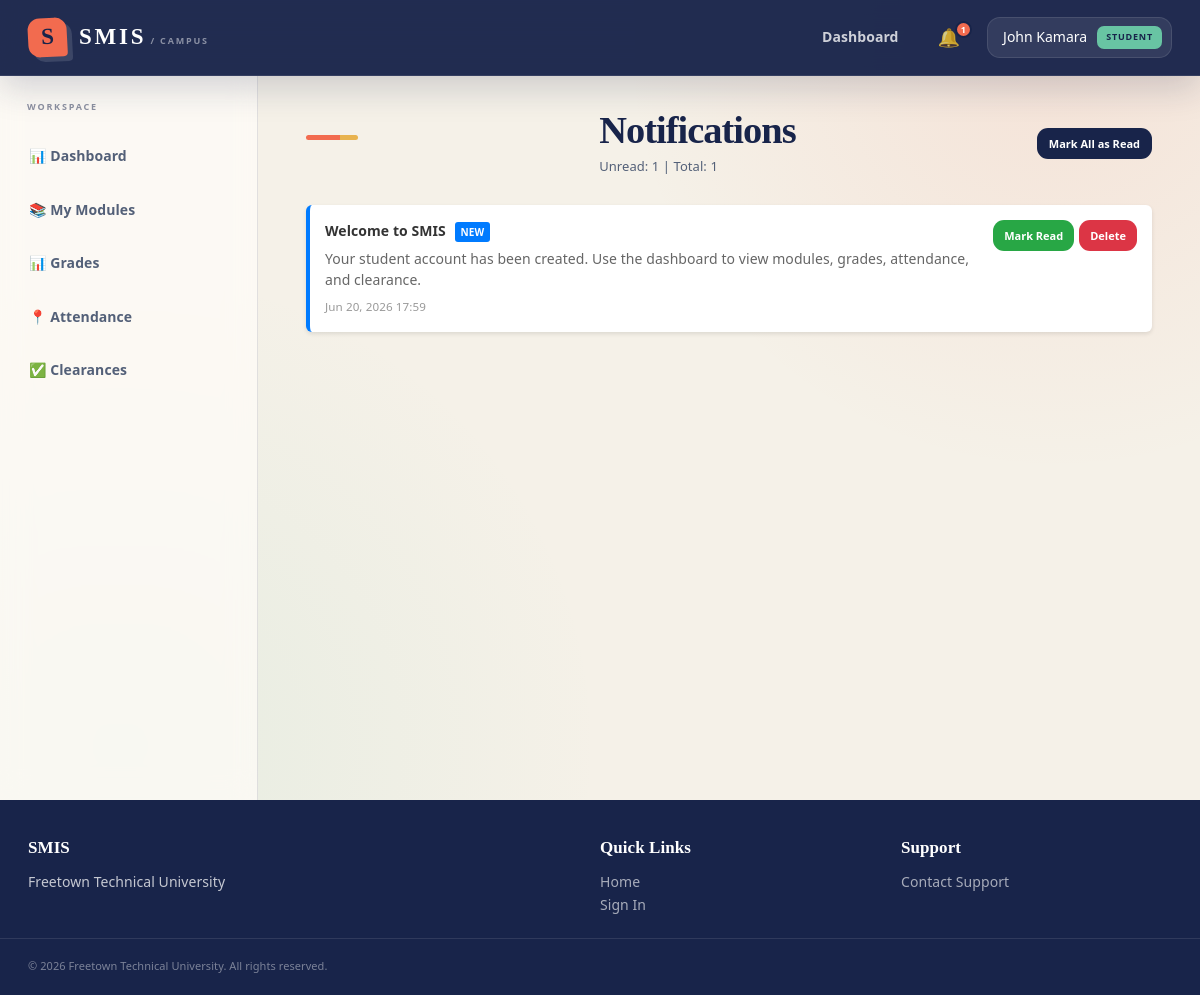
/notifications.php (signed in), run on the app's committed database.
### tables this page shows
CREATE TABLE users (
  id INT UNSIGNED AUTO_INCREMENT PRIMARY KEY,
  name VARCHAR(120) NOT NULL,
  email VARCHAR(150) NOT NULL UNIQUE,
  password VARCHAR(255) NOT NULL,
  role ENUM('admin','student','lecturer','finance') NOT NULL,
  status ENUM('active','inactive') NOT NULL DEFAULT 'active',
  last_login_at DATETIME NULL,
  created_at DATETIME NOT NULL DEFAULT CURRENT_TIMESTAMP,
  updated_at DATETIME NULL ON UPDATE CURRENT_TIMESTAMP,
  INDEX idx_users_role (role),
  INDEX idx_users_status (status)
);

CREATE TABLE notifications (
  id INT UNSIGNED AUTO_INCREMENT PRIMARY KEY,
  user_id INT UNSIGNED NOT NULL,
  title VARCHAR(150) NOT NULL,
  message TEXT NOT NULL,
  is_read TINYINT(1) NOT NULL DEFAULT 0,
  created_at DATETIME NOT NULL DEFAULT CURRENT_TIMESTAMP,
  CONSTRAINT fk_notifications_user FOREIGN KEY (user_id) REFERENCES users(id) ON DELETE CASCADE,
  INDEX idx_notifications_user_read (user_id, is_read)
);

### config/database.php (called while the page is built)
<?php
return [
    'host' => 'localhost',
    'port' => '3306',
    'database' => 'smis_db',
    'username' => 'root',
    'password' => '',
    'charset' => 'utf8mb4',
];

### includes/database.php (called while the page is built, shortened)
<?php
function db(): PDO
{
    static $pdo = null;
    if ($pdo instanceof PDO) {
        return $pdo;
    }
    $config = require __DIR__ . '/../config/database.php';
    $dsn = sprintf(
        'mysql:host=%s;port=%s;dbname=%s;charset=%s',
        $config['host'],
        $config['port'],
        $config['database'],
        $config['charset']
    );
    $pdo = new PDO($dsn, $config['username'], $config['password'], [
        PDO::ATTR_ERRMODE => PDO::ERRMODE_EXCEPTION,
        PDO::ATTR_DEFAULT_FETCH_MODE => PDO::FETCH_ASSOC,
        PDO::ATTR_EMULATE_PREPARES => false,
    ]);
    return $pdo;
}
function db_statement(string $sql, array $params = []): PDOStatement
{
    $statement = db()->prepare($sql);
    $statement->execute($params);
    return $statement;
}
function db_all(string $sql, array $params = []): array
{
    return db_statement($sql, $params)->fetchAll();
}
function db_one(string $sql, array $params = []): ?array
{
    $row = db_statement($sql, $params)->fetch();
    return $row === false ? null : $row;
}
function db_value(string $sql, array $params = []): mixed
{
    $value = db_statement($sql, $params)->fetchColumn();
    return $value === false ? null : $value;
}

### includes/functions.php (called while the page is built, shortened)
<?php
function app_config(?string $key = null, mixed $default = null): mixed
{
    static $config = null;
    if ($config === null) {
        $config = require __DIR__ . '/../config/app.php';
    }
    $value = $config;
    foreach (explode('.', $key) as $part) {
        $value = $value[$part];
    }
    return $value;
}
function e(mixed $value): string
{
    return htmlspecialchars((string) $value, ENT_QUOTES, 'UTF-8');
}
function url(string $path = ''): string
{
    $base = rtrim((string) app_config('base_url', ''), '/');
    $path = ltrim($path, '/');
    return $path === '' ? ($base === '' ? '/' : $base) : $base . '/' . $path;
}
function query(string $key, mixed $default = ''): mixed
{
    return $_GET[$key] ?? $default;
}
function format_datetime(?string $date): string
{
    return date('M d, Y H:i', strtotime($date));
}
function formatDateTime(?string $date): string
{
    return format_datetime($date);
}

### includes/auth.php (called while the page is built, shortened)
<?php
function current_user(): ?array
{
    static $user = null;
    if ($user === null) {
        $user = db_one('SELECT id, name, email, role, status, last_login_at FROM users WHERE id = :id', [
            'id' => $_SESSION['user_id'],
        ]);
    }
    return $user;
}
function role_home(string $role): string
{
    return match ($role) {
        'admin' => 'admin/dashboard.php',
        'lecturer' => 'lecturer/dashboard.php',
        'finance' => 'finance/dashboard.php',
        'student' => 'student/dashboard.php',
        default => 'login.php',
    };
}

### includes/middleware.php (called while the page is built, shortened)
<?php
function require_login(): void
{
    if (!current_user()) {
        set_flash('error', 'Please sign in to continue.');
        redirect('login.php');
    }
}

### includes/pagination.php (called while the page is built, shortened)
<?php
function pagination_meta(int $total, int $page, int $perPage): array
{
    $pages = max(1, (int) ceil($total / $perPage));
    $page = min(max(1, $page), $pages);
    return [
        'total' => $total,
        'page' => $page,
        'pages' => $pages,
        'per_page' => $perPage,
        'offset' => ($page - 1) * $perPage,
    ];
}

### notifications.php (the view, shortened to what this page needs)
<?php
require_login();
$total = (int) db_value('SELECT COUNT(*) FROM notifications WHERE user_id = :id', ['id' => current_user()['id']]);
$page = max(1, (int) query('page', 1));
$per_page = 10;
$meta = pagination_meta($total, $page, $per_page);
$notifications = db_all('
    SELECT id, title, message, is_read, created_at
    FROM notifications
    WHERE user_id = :id
    ORDER BY created_at DESC
    LIMIT :limit OFFSET :offset
', [
    'id' => current_user()['id'],
    'limit' => $per_page,
    'offset' => $meta['offset']
]);
?>
<?php include __DIR__ . '/includes/header.php'; ?>
<div class="page-header" style="display: flex; justify-content: space-between; align-items: center;">
    <div>
        <h1>Notifications</h1>
        <p>Unread: <?= $unread_count ?> | Total: <?= $total ?></p>
    </div>
    <?php if ($unread_count > 0): ?>
        <form method="POST" style="display: inline;">
            <button type="submit" class="btn btn-sm btn-secondary">Mark All as Read</button>
        </form>
    <?php endif; ?>
</div>
<?php if (!empty($notifications)): ?>
    <div style="display: grid; gap: 10px;">
        <?php foreach ($notifications as $notification): ?>
            <div class="notification-item <?= $notification['is_read'] ? '' : 'unread' ?>" style="
                background: white;
                padding: 15px;
                border-radius: 6px;
                border-left: 4px solid <?= $notification['is_read'] ? '#dee2e6' : '#007bff' ?>;
                box-shadow: 0 2px 4px rgba(0, 0, 0, 0.1);
            ">
                <div style="display: flex; justify-content: space-between; align-items: start;">
                    <div style="flex: 1;">
                        <h4 style="margin: 0 0 5px 0; color: #333;">
                            <?= e($notification['title']) ?>
                            <?php if (!$notification['is_read']): ?>
                                <span style="display: inline-block; background: #007bff; color: white; font-size: 10px; padding: 2px 6px; border-radius: 3px; margin-left: 5px;">NEW</span>
                            <?php endif; ?>
                        </h4>
                        <p style="margin: 5px 0; color: #666; line-height: 1.5;">
                            <?= e($notification['message']) ?>
                        </p>
                        <small style="color: #999;">
                            <?= formatDateTime($notification['created_at']) ?>
                        </small>
                    </div>
                    <div style="display: flex; gap: 5px; margin-left: 10px;">
                        <?php if (!$notification['is_read']): ?>
                            <form method="POST" style="display: inline;">
                                <button type="submit" class="btn btn-sm" style="background: #28a745; color: white; border: none; cursor: pointer;">Mark Read</button>
                            </form>
                        <?php endif; ?>
                        <form method="POST" style="display: inline;">
                            <button type="submit" class="btn btn-sm" style="background: #dc3545; color: white; border: none; cursor: pointer;">Delete</button>
                        </form>
                    </div>
                </div>
            </div>
        <?php endforeach; ?>
    </div>
<?php endif; ?>
<?php include __DIR__ . '/includes/footer.php'; ?>

### includes/header.php (shortened to what this page needs)
<?php
$user = current_user();
$unread_count = db_value('SELECT COUNT(*) FROM notifications WHERE user_id = :id AND is_read = 0', ['id' => $user['id'] ?? null]) ?? 0;
?>
<!DOCTYPE html>
<html lang="en">
<head>
    <link rel="stylesheet" href="<?= url('assets/css/style.css') ?>">
</head>
<body>
    <nav class="navbar">
        <div class="navbar-container">
            <div class="navbar-brand">
                <a href="<?= url('/') ?>" class="brand-link">
                    <span class="brand-text"><?= e(app_config('short_name')) ?></span>
                </a>
            </div>
            <div class="navbar-menu">
                <div class="navbar-menu-items">
                    <?php if ($user): ?>
                        <a href="<?= url(role_home($user['role'])) ?>" class="nav-link">Dashboard</a>
                        <div class="nav-notifications">
                            <a href="<?= url('notifications.php') ?>" class="nav-link notification-link">
                                <span class="notification-icon">🔔</span>
                                <?php if ($unread_count > 0): ?>
                                    <span class="notification-badge"><?= min($unread_count, 9) ?></span>
                                <?php endif; ?>
                            </a>
                        </div>
                        <div class="nav-user">
                            <div class="user-menu">
                                <button class="user-menu-toggle">
                                    <span><?= e($user['name']) ?></span>
                                    <span class="role-badge"><?= e($user['role']) ?></span>
                                </button>
                            </div>
                        </div>
                    <?php else: ?>
                        <a href="<?= url('login.php') ?>" class="btn btn-sm btn-primary">Sign In</a>
                    <?php endif; ?>
                </div>
            </div>
        </div>
    </nav>
    <div class="page-wrapper">
        <?php if ($user): ?>
            <aside class="sidebar">
                <nav class="sidebar-nav">
                    <?php
                    $nav_items = [];
                    if ($user['role'] === 'admin') {
                        $nav_items = [
                            ['url' => 'admin/dashboard.php', 'label' => '📊 Dashboard'],
                            ['url' => 'admin/users.php', 'label' => '👥 Users'],
                            ['url' => 'admin/classes.php', 'label' => '🏫 Classes'],
                            ['url' => 'admin/semesters.php', 'label' => '📅 Semesters'],
                            ['url' => 'admin/modules.php', 'label' => '📚 Modules'],
                            ['url' => 'admin/students.php', 'label' => '🎓 Students'],
                            ['url' => 'admin/lecturers.php', 'label' => '👨‍🏫 Lecturers'],
                            ['url' => 'admin/attendance.php', 'label' => '📍 Attendance'],
                            ['url' => 'admin/grades.php', 'label' => '📊 Grades'],
                            ['url' => 'admin/clearances.php', 'label' => '✅ Clearances'],
                            ['url' => 'admin/reports.php', 'label' => '📈 Reports'],
                            ['url' => 'admin/logs.php', 'label' => '📋 Activity Logs'],
                        ];
                    } elseif ($user['role'] === 'student') {
                        $nav_items = [
                            ['url' => 'student/dashboard.php', 'label' => '📊 Dashboard'],
                            ['url' => 'student/modules.php', 'label' => '📚 My Modules'],
                            ['url' => 'student/grades.php', 'label' => '📊 Grades'],
                            ['url' => 'student/attendance.php', 'label' => '📍 Attendance'],
                            ['url' => 'student/clearances.php', 'label' => '✅ Clearances'],
                        ];
                    }
                    ?>
                    <?php foreach ($nav_items as $item): ?>
                        <a href="<?= url($item['url']) ?>" class="nav-item <?= strpos($_SERVER['REQUEST_URI'] ?? '', $item['url']) !== false ? 'active' : '' ?>">
                            <?= $item['label'] ?>
                        </a>
                    <?php endforeach; ?>
                </nav>
            </aside>
        <?php endif; ?>
        <main class="main-content">

### notifications.php (style rules this page uses)
.page-header { margin-bottom: 20px; }
.page-header h1 { margin-bottom: 5px; }
.page-header p { color: #666; font-size: 12px; }

### data on the page
users: name "John Kamara", role "STUDENT"
notifications: title "Welcome to SMIS", is_read "NEW", message "Your student account has been created. Use the dashboard to view modules, grades, attendance, and clearance.", created_at "Jun 20, 2026 17:59"

### other printed values
app_config('short_name') "SMIS"
min($unread_count, 9) "1"
$item['label'] "📊 Dashboard"
$item['label'] "📚 My Modules"
$item['label'] "📊 Grades"
$item['label'] "📍 Attendance"
$item['label'] "✅ Clearances"
$unread_count "1"
$total "1"
app_config('university_name') "Freetown Technical University"
